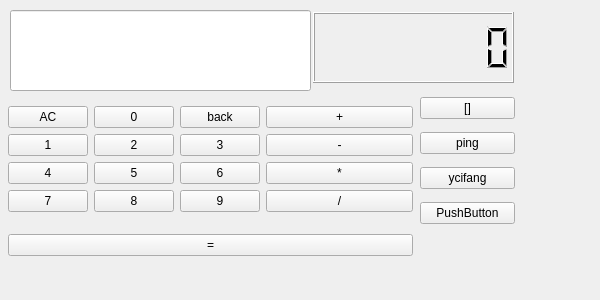
<?xml version="1.0" encoding="UTF-8"?>
<ui version="4.0">
 <class>Widget</class>
 <widget class="QWidget" name="Widget">
  <property name="geometry">
   <rect>
    <x>0</x>
    <y>0</y>
    <width>600</width>
    <height>300</height>
   </rect>
  </property>
  <property name="minimumSize">
   <size>
    <width>600</width>
    <height>300</height>
   </size>
  </property>
  <property name="maximumSize">
   <size>
    <width>600</width>
    <height>300</height>
   </size>
  </property>
  <property name="windowTitle">
   <string>Widget</string>
  </property>
  <widget class="QLineEdit" name="lineEdit">
   <property name="geometry">
    <rect>
     <x>10</x>
     <y>10</y>
     <width>301</width>
     <height>81</height>
    </rect>
   </property>
  </widget>
  <widget class="QWidget" name="layoutWidget">
   <property name="geometry">
    <rect>
     <x>8</x>
     <y>90</y>
     <width>405</width>
     <height>184</height>
    </rect>
   </property>
   <layout class="QVBoxLayout" name="verticalLayout_4">
    <item>
     <layout class="QHBoxLayout" name="horizontalLayout_5">
      <item>
       <layout class="QVBoxLayout" name="verticalLayout_2">
        <item>
         <layout class="QHBoxLayout" name="horizontalLayout_4">
          <item>
           <widget class="QPushButton" name="pushButton_10">
            <property name="text">
             <string>AC</string>
            </property>
           </widget>
          </item>
          <item>
           <widget class="QPushButton" name="pushButton_0">
            <property name="text">
             <string>0</string>
            </property>
           </widget>
          </item>
          <item>
           <widget class="QPushButton" name="pushButton_tui">
            <property name="text">
             <string>back</string>
            </property>
           </widget>
          </item>
         </layout>
        </item>
        <item>
         <layout class="QVBoxLayout" name="verticalLayout">
          <item>
           <layout class="QHBoxLayout" name="horizontalLayout">
            <item>
             <widget class="QPushButton" name="pushButton">
              <property name="text">
               <string>1</string>
              </property>
             </widget>
            </item>
            <item>
             <widget class="QPushButton" name="pushButton_2">
              <property name="text">
               <string>2</string>
              </property>
             </widget>
            </item>
            <item>
             <widget class="QPushButton" name="pushButton_3">
              <property name="text">
               <string>3</string>
              </property>
             </widget>
            </item>
           </layout>
          </item>
          <item>
           <layout class="QHBoxLayout" name="horizontalLayout_2">
            <item>
             <widget class="QPushButton" name="pushButton_4">
              <property name="text">
               <string>4</string>
              </property>
             </widget>
            </item>
            <item>
             <widget class="QPushButton" name="pushButton_5">
              <property name="text">
               <string>5</string>
              </property>
             </widget>
            </item>
            <item>
             <widget class="QPushButton" name="pushButton_6">
              <property name="text">
               <string>6</string>
              </property>
             </widget>
            </item>
           </layout>
          </item>
          <item>
           <layout class="QHBoxLayout" name="horizontalLayout_3">
            <item>
             <widget class="QPushButton" name="pushButton_7">
              <property name="text">
               <string>7</string>
              </property>
             </widget>
            </item>
            <item>
             <widget class="QPushButton" name="pushButton_8">
              <property name="text">
               <string>8</string>
              </property>
             </widget>
            </item>
            <item>
             <widget class="QPushButton" name="pushButton_9">
              <property name="text">
               <string>9</string>
              </property>
             </widget>
            </item>
           </layout>
          </item>
         </layout>
        </item>
       </layout>
      </item>
      <item>
       <layout class="QVBoxLayout" name="verticalLayout_3">
        <item>
         <widget class="QPushButton" name="pushButton_jia">
          <property name="text">
           <string>+</string>
          </property>
         </widget>
        </item>
        <item>
         <widget class="QPushButton" name="pushButton_jian">
          <property name="text">
           <string>-</string>
          </property>
         </widget>
        </item>
        <item>
         <widget class="QPushButton" name="pushButton_cheng">
          <property name="text">
           <string>*</string>
          </property>
         </widget>
        </item>
        <item>
         <widget class="QPushButton" name="pushButton_chu">
          <property name="text">
           <string>/</string>
          </property>
         </widget>
        </item>
       </layout>
      </item>
     </layout>
    </item>
    <item>
     <widget class="QPushButton" name="pushButton_deng">
      <property name="text">
       <string>=</string>
      </property>
     </widget>
    </item>
   </layout>
  </widget>
  <widget class="QLCDNumber" name="lcdnumber">
   <property name="geometry">
    <rect>
     <x>313</x>
     <y>12</y>
     <width>201</width>
     <height>71</height>
    </rect>
   </property>
   <property name="digitCount">
    <number>8</number>
   </property>
  </widget>
  <widget class="QWidget" name="layoutWidget">
   <property name="geometry">
    <rect>
     <x>420</x>
     <y>90</y>
     <width>95</width>
     <height>141</height>
    </rect>
   </property>
   <layout class="QVBoxLayout" name="verticalLayout_5">
    <item>
     <widget class="QPushButton" name="pushButton_11">
      <property name="text">
       <string>[]</string>
      </property>
     </widget>
    </item>
    <item>
     <widget class="QPushButton" name="pushButton_12">
      <property name="text">
       <string>ping</string>
      </property>
     </widget>
    </item>
    <item>
     <widget class="QPushButton" name="pushButton_13">
      <property name="text">
       <string>ycifang</string>
      </property>
     </widget>
    </item>
    <item>
     <widget class="QPushButton" name="pushButton_14">
      <property name="text">
       <string>PushButton</string>
      </property>
     </widget>
    </item>
   </layout>
  </widget>
 </widget>
 <resources/>
 <connections/>
</ui>
